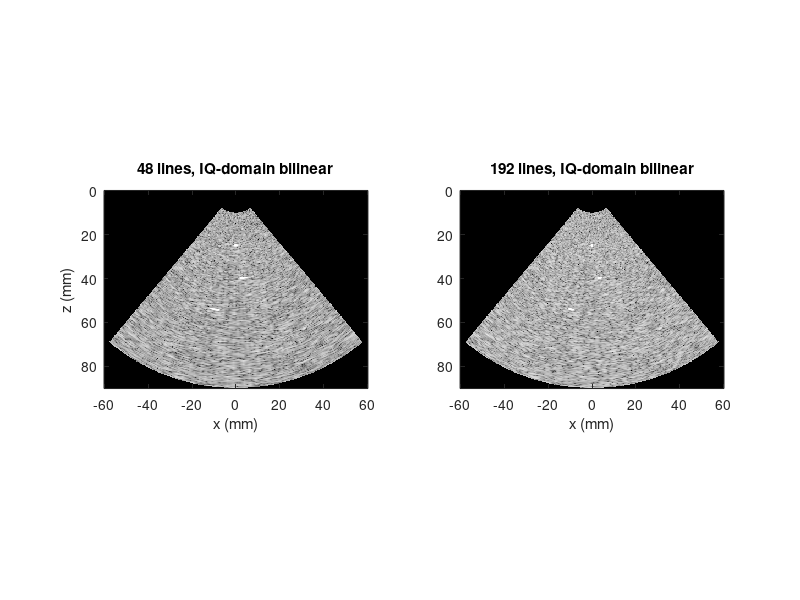

This chart was generated by the following MATLAB code:
%% m34_scan_conversion.m  --  sector scan conversion: line density, interpolation domain, scalloping
% Purpose : A phased-array sector (2.5 MHz, 60 % bandwidth, aperture D = 20 mm, +-40 deg,
%           10-90 mm) is simulated on a fine polar grid as complex IQ speckle (k-space filtering:
%           Gaussian axial band, triangular angular transfer of half-width D/lambda cycles/rad)
%           plus point targets. N beam lines are taken from it and scan converted to a
%           Cartesian grid by bilinear interpolation in (r, theta) in one of three domains:
%             IQ (complex, detect afterwards), envelope |z|, or log 20 log10 |z|.
%           Sampling theory: the two-way IQ field occupies |nu| <= D/lambda (cycles/rad), so the
%           IQ Nyquist line spacing is lambda/(2D); detection doubles the band, lambda/(4D).
%           Metrics in a deep speckle region: mean dB on beam lines vs midway between lines
%           (re the fine-grid mean intensity), log-speckle std, and the worst-case peak loss of
%           a point target lying midway between two lines.
% Change  : Nlist (line counts), D, f0, sector angle.
% Expect  : lambda/(2D) = 0.88 deg (91 lines over 80 deg), lambda/(4D) = 0.44 deg (182 lines).
%           Midway between 48 lines (1.7 deg, twice the IQ Nyquist spacing) IQ interpolation darkens
%           the speckle by about 1.9 dB (radial dark bands), envelope interpolation brightens it by
%           about 0.5 dB and log interpolation keeps the mean dB; the log-speckle spread midway is
%           5.5 dB (IQ), 3.3 dB (envelope), 3.6 dB (log). At 192 lines the on-line/midway
%           differences fall to 0.2 dB. A point target midway between lines loses 7.4 dB (48 lines),
%           1.7 dB (96) and 0.4 dB (192) in every domain.
% Base MATLAB only; runs in MATLAB R2019b+ and GNU Octave 8.
rng(3);
c = 1540;  f0 = 2.5e6;  lam = c/f0;  B = 0.6*f0;  D = 20e-3;
th_span = 80*pi/180;  r0 = 10e-3;  r1 = 90e-3;
Nr = 512;  Nt = 1024;                                        % fine polar grid
dr = (r1 - r0)/Nr;  dt = th_span/Nt;
rr = r0 + ((0:Nr-1)' + 0.5)*dr;  tt = -th_span/2 + ((0:Nt-1) + 0.5)*dt;
fprintf('lambda = %.3f mm; two-way -6 dB beam width 0.886 lambda/D = %.2f deg\n', lam*1e3, 0.886*lam/D*180/pi);
fprintf('IQ Nyquist line spacing lambda/(2D) = %.2f deg (%d lines over %.0f deg); detected lambda/(4D) = %.2f deg (%d lines)\n', ...
        lam/(2*D)*180/pi, ceil(th_span/(lam/(2*D))), th_span*180/pi, lam/(4*D)*180/pi, ceil(th_span/(lam/(4*D))));

sinc_two_way = @(dth, lam, D) (sin(pi*D*sin(dth)/lam + eps)./(pi*D*sin(dth)/lam + eps)).^2;   % two-way rect amplitude
ur = [0:Nr/2-1, -Nr/2:-1]'/(Nr*dr);  ut = [0:Nt/2-1, -Nt/2:-1]/(Nt*dt);
sf = B/(2*sqrt(2*log(2)));
H = exp(-(c*ur/2).^2/(2*sf^2)) * max(0, 1 - abs(ut)*lam/D);
W = (randn(Nr, Nt) + 1i*randn(Nr, Nt))/sqrt(2);
h = ifft2(H);  apt = sqrt(3000*sum(abs(h(:)).^2)/max(abs(h(:)).^2));
Zs = ifft2(fft2(W) .* H);                                   % speckle only, for the reference level
pt_r = [25e-3 40e-3 55e-3];  pt_t = [0 5 -10]*pi/180;
for q = 1:3
    [~, ir] = min(abs(rr - pt_r(q)));  [~, it] = min(abs(tt - pt_t(q)));  W(ir, it) = W(ir, it) + apt;
end
Zf = ifft2(fft2(W) .* H);
spk = rr > 60e-3 & rr < 85e-3;  tsp = abs(tt) < 30*pi/180;
I0 = mean(mean(abs(Zs(spk, tsp)).^2));                       % fine-grid mean speckle intensity

%% Cartesian output grid
Nx = 480;  Nz = 360;  xg = linspace(-60e-3, 60e-3, Nx);  zg = linspace(0, 90e-3, Nz);
[XG, ZG] = meshgrid(xg, zg);  RG = hypot(XG, ZG);  TG = atan2(XG, ZG);
inside = RG >= r0 & RG <= rr(end) & abs(TG) <= th_span/2 - 1e-9;
fr = (RG - rr(1))/dr + 1;                                    % fractional sample index (1-based)
regS = inside & RG > 60e-3 & RG < 85e-3 & abs(TG) < 30*pi/180;

Nlist = [48 96 192];  doms = {'IQ', 'env', 'log'};
fprintf('\n lines  spacing  domain | mean dB on-line  midway | log std on-line  midway | worst point loss (dB)\n');
for N = Nlist
    tl = linspace(-th_span/2 + dt/2, th_span/2 - dt/2, N);   % beam line angles
    il = round((tl + th_span/2)/dt + 0.5);  il = min(Nt, max(1, il));
    Zl = Zf(:, il);  tl = tt(il);
    ft = interp1(tl, 1:N, TG, 'linear', NaN);                % fractional line index
    dlt = abs(ft - round(ft));  onl = regS & dlt < 0.1;  mid = regS & dlt > 0.4;
    for q = 1:3
        switch doms{q}
            case 'IQ',  V = Zl;
            case 'env', V = abs(Zl);
            case 'log', V = 20*log10(abs(Zl));
        end
        i0 = floor(fr);  a = fr - i0;  j0 = floor(ft);  b = ft - j0;
        ok = inside & ~isnan(ft) & i0 >= 1 & i0 < Nr & j0 >= 1 & j0 < N;
        j0(~ok) = 1;  i0(~ok) = 1;  a(~ok) = 0;  b(~ok) = 0;
        j1 = min(N, j0 + 1);
        idx = @(i, j) i + (j - 1)*Nr;
        Vi = (1 - a).*(1 - b).*V(idx(i0, j0)) + a.*(1 - b).*V(idx(i0 + 1, j0)) + (1 - a).*b.*V(idx(i0, j1)) + a.*b.*V(idx(i0 + 1, j1));
        if q == 1, Dimg = 10*log10(abs(Vi).^2/I0); elseif q == 2, Dimg = 20*log10(Vi/sqrt(I0)); else, Dimg = Vi - 10*log10(I0); end
        Dimg(~ok) = -60;
        % point target midway between two lines: amplitude of a point at angle tm sampled by lines at tm -/+ half spacing
        pl = 20*log10(sinc_two_way(0.5*(tl(2) - tl(1)), lam, D));
        fprintf(' %4d   %5.2f deg  %-4s  |     %6.2f       %6.2f  |      %5.2f      %5.2f  |   %5.1f\n', N, (tl(2) - tl(1))*180/pi, doms{q}, ...
                mean(Dimg(onl)), mean(Dimg(mid)), std(Dimg(onl)), std(Dimg(mid)), pl);
        if N == 48 && q == 1, img48 = Dimg; end
        if N == 192 && q == 1, img192 = Dimg; end
    end
end
fprintf('(fully developed speckle: mean dB of a pixel = -2.51 dB, std 5.57 dB re 10 log10 <I>)\n');

figure('Position', [60 60 1100 420]);
subplot(1, 2, 1); imagesc(xg*1e3, zg*1e3, img48, [-40 15]); axis image; colormap(gray(256));
title('48 lines, IQ-domain bilinear'); xlabel('x (mm)'); ylabel('z (mm)');
subplot(1, 2, 2); imagesc(xg*1e3, zg*1e3, img192, [-40 15]); axis image;
title('192 lines, IQ-domain bilinear'); xlabel('x (mm)');
